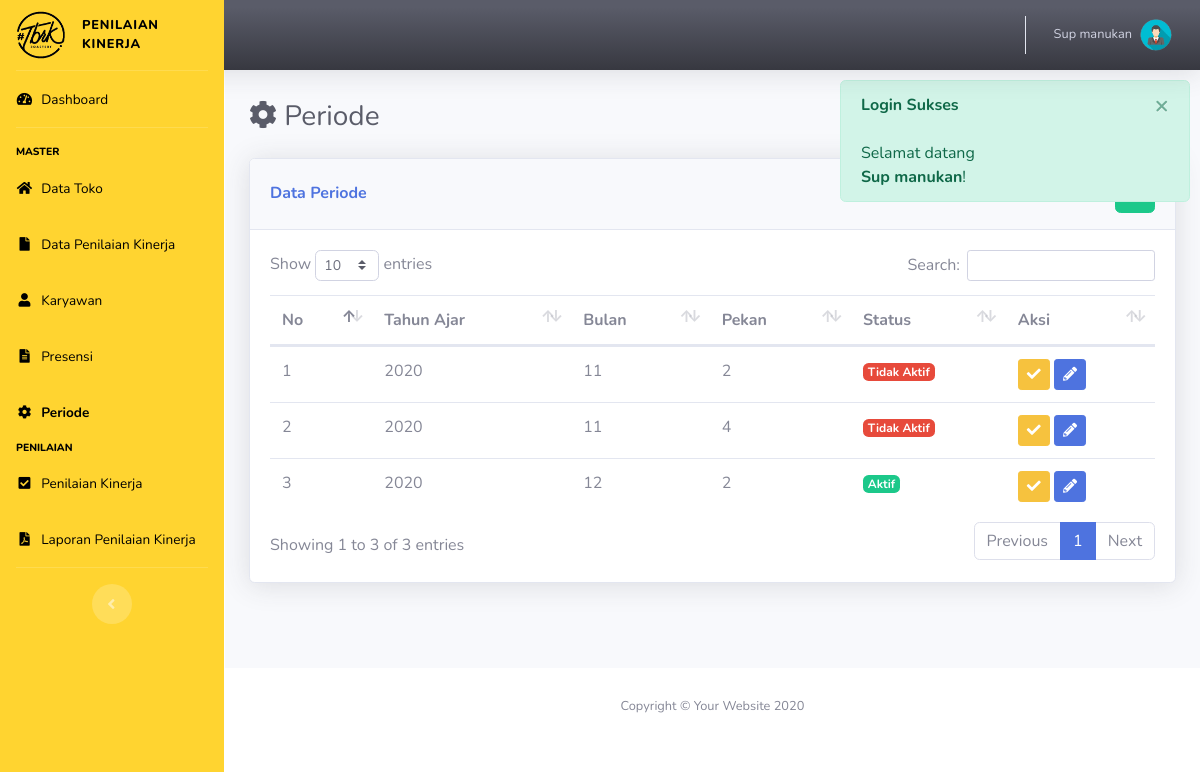
Page /index.php?p=periode (signed in) on the committed database.
### tables this page shows
CREATE TABLE `periode` (
  `id_periode` int(11) NOT NULL,
  `tahun` varchar(50) NOT NULL,
  `bulan` varchar(50) NOT NULL,
  `pekan` varchar(50) NOT NULL,
  `status_periode` int(11) NOT NULL
);

### pages/periode.php (the view, shortened to what this page needs)
<div class="d-sm-flex align-items-center justify-content-between mb-4">
    <h1 class="h3 mb-0 text-gray-800"> <i class="fa fa-cog"></i> Periode</h1>
</div>
<?php
	$ket = "Data";
?>
<div class="row row_angket">
	<div class="col mb-4">
		<div class="card shadow mb-4">
            <div class="card-header py-3 d-flex flex-row align-items-center justify-content-between">
                <h6 class="m-0 font-weight-bold text-primary"><?= ucfirst($ket); ?> Periode</h6>
                <?php
                if(!isset($_GET['ket'])){
                ?>
                <div class="dropdown no-arrow">
                    <a href="index.php?p=periode&ket=tambah" class="btn btn-success" data-toggle="tooltip" data-placement="top" title="Tambah Data"><i class="fa fa-plus"></i></a>
                </div>
            	<?php } ?>
            </div>
            <div class="card-body">
            <?php
            	if(!isset($form)):
            ?>
            	<table class="table dataTable">
            		<thead>
            			<tr>
            				<th>No</th>
            				<th>Tahun Ajar</th>
            				<th>Bulan</th>
                            <th>Pekan</th>
                            <th>Status</th>
            				<th>Aksi</th>
            			</tr>
            		</thead>
            		<tbody>
            		<?php
            			$i=0;
            			$sql = "SELECT * FROM periode";
            			$q = mysqli_query($con, $sql);
            			while($row = mysqli_fetch_array($q)):
            		?>
            			<tr>
            				<td><?= ++$i; ?></td>
                            <td><?= $row['tahun']; ?></td>
                            <td><?= $row['bulan']; ?></td>
                            <td><?= $row['pekan']; ?></td>
            				<td>
                                <?php
                                    if($row['status_periode']==1){
                                        echo '<span class="badge badge-success">Aktif</span>';
                                    }else{
                                        echo '<span class="badge badge-danger">Tidak Aktif</span>';
                                    }
                                ?>
                            </td>
            				<td>
                                <a href="index.php?p=periode&ket=aktif&id=<?= $row['id_periode'] ?>" class="btn btn-sm btn-warning" data-toggle="tooltip" data-placement="top" title="Set Aktif"><i class="fa fa-check"></i></a>
                                <a href="index.php?p=periode&ket=ubah&id=<?= $row['id_periode'] ?>" class="btn btn-sm btn-primary" data-toggle="tooltip" data-placement="top" title="Ubah Data"><i class="fa fa-pencil-alt"></i></a>
                            </td>
            			</tr>
            		<?php endwhile; ?>
            		</tbody>
            	</table>
            	<?php endif; ?>
            </div>
        </div>
    </div>
</div>

### rows in the picture
periode: tahun "2020", bulan "11", pekan "2", status_periode "Tidak Aktif"
periode: tahun "2020", bulan "11", pekan "4", status_periode "Tidak Aktif"
periode: tahun "2020", bulan "12", pekan "2", status_periode "Aktif"

### other values in the picture
$_SESSION['name'] "Sup manukan"
$ket "Data"
$_SESSION["flash"]["head"] "Login Sukses"
$_SESSION["flash"]["msg"] "Selamat datang Sup manukan !"
